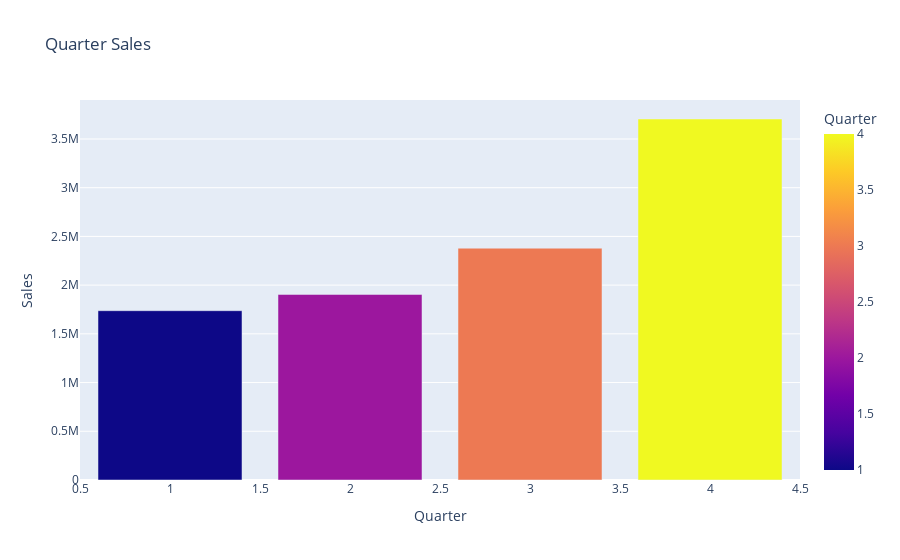

Notebook source saved alongside this figure:
### Code cell
quarter_sale = df.groupby('Quarter')['Sales'].sum().reset_index()
px.bar(quarter_sale , x='Quarter' , y='Sales' , title='Quarter Sales' , color='Quarter')

### Figure 1 — Plotly figure (JSON) as saved in the notebook; plotly's stock layout.template omitted (floating-point values rounded to 4 significant figures)
{"data": [{"alignmentgroup": "True", "hovertemplate": "Quarter=%{marker.color}<br>Sales=%{y}<extra></extra>", "legendgroup": "", "marker": {"color": [1, 2, 3, 4], "coloraxis": "coloraxis", "pattern": {"shape": ""}}, "name": "", "offsetgroup": "", "orientation": "v", "showlegend": false, "textposition": "auto", "type": "bar", "x": [1, 2, 3, 4], "xaxis": "x", "y": [1737000.0, 1904000.0, 2379000.0, 3705000.0], "yaxis": "y"}], "layout": {"barmode": "relative", "coloraxis": {"colorbar": {"title": {"text": "Quarter"}}, "colorscale": [[0, "#0d0887"], [0.1111, "#46039f"], [0.2222, "#7201a8"], [0.3333, "#9c179e"], [0.4444, "#bd3786"], [0.5556, "#d8576b"], [0.6667, "#ed7953"], [0.7778, "#fb9f3a"], [0.8889, "#fdca26"], [1, "#f0f921"]]}, "legend": {"tracegroupgap": 0}, "title": {"text": "Quarter Sales"}, "xaxis": {"anchor": "y", "domain": [0, 1], "title": {"text": "Quarter"}}, "yaxis": {"anchor": "x", "domain": [0, 1], "title": {"text": "Sales"}}}}
